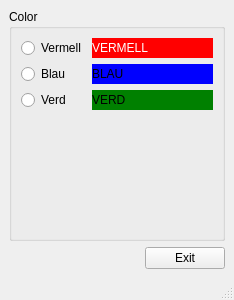
<?xml version="1.0" encoding="UTF-8"?>
<ui version="4.0">
 <class>EscullColor</class>
 <widget class="QMainWindow" name="EscullColor">
  <property name="geometry">
   <rect>
    <x>0</x>
    <y>0</y>
    <width>234</width>
    <height>300</height>
   </rect>
  </property>
  <property name="windowTitle">
   <string>MainWindow</string>
  </property>
  <widget class="QWidget" name="centralwidget">
   <layout class="QVBoxLayout" name="verticalLayout">
    <item>
     <widget class="QGroupBox" name="groupBox">
      <property name="title">
       <string>Color</string>
      </property>
      <layout class="QFormLayout" name="formLayout_2">
       <item row="0" column="0">
        <widget class="QRadioButton" name="radioButton">
         <property name="text">
          <string>Vermell</string>
         </property>
        </widget>
       </item>
       <item row="0" column="1">
        <widget class="QLabel" name="label">
         <property name="palette">
          <palette>
           <active>
            <colorrole role="WindowText">
             <brush brushstyle="SolidPattern">
              <color alpha="255">
               <red>255</red>
               <green>255</green>
               <blue>255</blue>
              </color>
             </brush>
            </colorrole>
            <colorrole role="Button">
             <brush brushstyle="SolidPattern">
              <color alpha="255">
               <red>255</red>
               <green>0</green>
               <blue>0</blue>
              </color>
             </brush>
            </colorrole>
            <colorrole role="Light">
             <brush brushstyle="SolidPattern">
              <color alpha="255">
               <red>75</red>
               <green>75</green>
               <blue>75</blue>
              </color>
             </brush>
            </colorrole>
            <colorrole role="Midlight">
             <brush brushstyle="SolidPattern">
              <color alpha="255">
               <red>62</red>
               <green>62</green>
               <blue>62</blue>
              </color>
             </brush>
            </colorrole>
            <colorrole role="Dark">
             <brush brushstyle="SolidPattern">
              <color alpha="255">
               <red>25</red>
               <green>25</green>
               <blue>25</blue>
              </color>
             </brush>
            </colorrole>
            <colorrole role="Mid">
             <brush brushstyle="SolidPattern">
              <color alpha="255">
               <red>33</red>
               <green>33</green>
               <blue>33</blue>
              </color>
             </brush>
            </colorrole>
            <colorrole role="Text">
             <brush brushstyle="SolidPattern">
              <color alpha="255">
               <red>255</red>
               <green>255</green>
               <blue>255</blue>
              </color>
             </brush>
            </colorrole>
            <colorrole role="BrightText">
             <brush brushstyle="SolidPattern">
              <color alpha="255">
               <red>255</red>
               <green>255</green>
               <blue>255</blue>
              </color>
             </brush>
            </colorrole>
            <colorrole role="ButtonText">
             <brush brushstyle="SolidPattern">
              <color alpha="255">
               <red>255</red>
               <green>255</green>
               <blue>255</blue>
              </color>
             </brush>
            </colorrole>
            <colorrole role="Base">
             <brush brushstyle="SolidPattern">
              <color alpha="255">
               <red>255</red>
               <green>0</green>
               <blue>0</blue>
              </color>
             </brush>
            </colorrole>
            <colorrole role="Window">
             <brush brushstyle="SolidPattern">
              <color alpha="255">
               <red>255</red>
               <green>0</green>
               <blue>0</blue>
              </color>
             </brush>
            </colorrole>
            <colorrole role="Shadow">
             <brush brushstyle="SolidPattern">
              <color alpha="255">
               <red>0</red>
               <green>0</green>
               <blue>0</blue>
              </color>
             </brush>
            </colorrole>
            <colorrole role="AlternateBase">
             <brush brushstyle="SolidPattern">
              <color alpha="255">
               <red>25</red>
               <green>25</green>
               <blue>25</blue>
              </color>
             </brush>
            </colorrole>
            <colorrole role="ToolTipBase">
             <brush brushstyle="SolidPattern">
              <color alpha="255">
               <red>255</red>
               <green>255</green>
               <blue>220</blue>
              </color>
             </brush>
            </colorrole>
            <colorrole role="ToolTipText">
             <brush brushstyle="SolidPattern">
              <color alpha="255">
               <red>0</red>
               <green>0</green>
               <blue>0</blue>
              </color>
             </brush>
            </colorrole>
            <colorrole role="PlaceholderText">
             <brush brushstyle="SolidPattern">
              <color alpha="127">
               <red>255</red>
               <green>255</green>
               <blue>255</blue>
              </color>
             </brush>
            </colorrole>
            <colorrole role="Accent">
             <brush brushstyle="SolidPattern">
              <color alpha="255">
               <red>0</red>
               <green>0</green>
               <blue>0</blue>
              </color>
             </brush>
            </colorrole>
           </active>
           <inactive>
            <colorrole role="WindowText">
             <brush brushstyle="SolidPattern">
              <color alpha="255">
               <red>255</red>
               <green>255</green>
               <blue>255</blue>
              </color>
             </brush>
            </colorrole>
            <colorrole role="Button">
             <brush brushstyle="SolidPattern">
              <color alpha="255">
               <red>255</red>
               <green>0</green>
               <blue>0</blue>
              </color>
             </brush>
            </colorrole>
            <colorrole role="Light">
             <brush brushstyle="SolidPattern">
              <color alpha="255">
               <red>75</red>
               <green>75</green>
               <blue>75</blue>
              </color>
             </brush>
            </colorrole>
            <colorrole role="Midlight">
             <brush brushstyle="SolidPattern">
              <color alpha="255">
               <red>62</red>
               <green>62</green>
               <blue>62</blue>
              </color>
             </brush>
            </colorrole>
            <colorrole role="Dark">
             <brush brushstyle="SolidPattern">
              <color alpha="255">
               <red>25</red>
               <green>25</green>
               <blue>25</blue>
              </color>
             </brush>
            </colorrole>
            <colorrole role="Mid">
             <brush brushstyle="SolidPattern">
              <color alpha="255">
               <red>33</red>
               <green>33</green>
               <blue>33</blue>
              </color>
             </brush>
            </colorrole>
            <colorrole role="Text">
             <brush brushstyle="SolidPattern">
              <color alpha="255">
               <red>255</red>
               <green>255</green>
               <blue>255</blue>
              </color>
             </brush>
            </colorrole>
            <colorrole role="BrightText">
             <brush brushstyle="SolidPattern">
              <color alpha="255">
               <red>255</red>
               <green>255</green>
               <blue>255</blue>
              </color>
             </brush>
            </colorrole>
            <colorrole role="ButtonText">
             <brush brushstyle="SolidPattern">
              <color alpha="255">
               <red>255</red>
               <green>255</green>
               <blue>255</blue>
              </color>
             </brush>
            </colorrole>
            <colorrole role="Base">
             <brush brushstyle="SolidPattern">
              <color alpha="255">
               <red>255</red>
               <green>0</green>
               <blue>0</blue>
              </color>
             </brush>
            </colorrole>
            <colorrole role="Window">
             <brush brushstyle="SolidPattern">
              <color alpha="255">
               <red>255</red>
               <green>0</green>
               <blue>0</blue>
              </color>
             </brush>
            </colorrole>
            <colorrole role="Shadow">
             <brush brushstyle="SolidPattern">
              <color alpha="255">
               <red>0</red>
               <green>0</green>
               <blue>0</blue>
              </color>
             </brush>
            </colorrole>
            <colorrole role="AlternateBase">
             <brush brushstyle="SolidPattern">
              <color alpha="255">
               <red>25</red>
               <green>25</green>
               <blue>25</blue>
              </color>
             </brush>
            </colorrole>
            <colorrole role="ToolTipBase">
             <brush brushstyle="SolidPattern">
              <color alpha="255">
               <red>255</red>
               <green>255</green>
               <blue>220</blue>
              </color>
             </brush>
            </colorrole>
            <colorrole role="ToolTipText">
             <brush brushstyle="SolidPattern">
              <color alpha="255">
               <red>0</red>
               <green>0</green>
               <blue>0</blue>
              </color>
             </brush>
            </colorrole>
            <colorrole role="PlaceholderText">
             <brush brushstyle="SolidPattern">
              <color alpha="127">
               <red>255</red>
               <green>255</green>
               <blue>255</blue>
              </color>
             </brush>
            </colorrole>
            <colorrole role="Accent">
             <brush brushstyle="SolidPattern">
              <color alpha="255">
               <red>0</red>
               <green>0</green>
               <blue>0</blue>
              </color>
             </brush>
            </colorrole>
           </inactive>
           <disabled>
            <colorrole role="WindowText">
             <brush brushstyle="SolidPattern">
              <color alpha="255">
               <red>25</red>
               <green>25</green>
               <blue>25</blue>
              </color>
             </brush>
            </colorrole>
            <colorrole role="Button">
             <brush brushstyle="SolidPattern">
              <color alpha="255">
               <red>255</red>
               <green>0</green>
               <blue>0</blue>
              </color>
             </brush>
            </colorrole>
            <colorrole role="Light">
             <brush brushstyle="SolidPattern">
              <color alpha="255">
               <red>75</red>
               <green>75</green>
               <blue>75</blue>
              </color>
             </brush>
            </colorrole>
            <colorrole role="Midlight">
             <brush brushstyle="SolidPattern">
              <color alpha="255">
               <red>62</red>
               <green>62</green>
               <blue>62</blue>
              </color>
             </brush>
            </colorrole>
            <colorrole role="Dark">
             <brush brushstyle="SolidPattern">
              <color alpha="255">
               <red>25</red>
               <green>25</green>
               <blue>25</blue>
              </color>
             </brush>
            </colorrole>
            <colorrole role="Mid">
             <brush brushstyle="SolidPattern">
              <color alpha="255">
               <red>33</red>
               <green>33</green>
               <blue>33</blue>
              </color>
             </brush>
            </colorrole>
            <colorrole role="Text">
             <brush brushstyle="SolidPattern">
              <color alpha="255">
               <red>25</red>
               <green>25</green>
               <blue>25</blue>
              </color>
             </brush>
            </colorrole>
            <colorrole role="BrightText">
             <brush brushstyle="SolidPattern">
              <color alpha="255">
               <red>255</red>
               <green>255</green>
               <blue>255</blue>
              </color>
             </brush>
            </colorrole>
            <colorrole role="ButtonText">
             <brush brushstyle="SolidPattern">
              <color alpha="255">
               <red>25</red>
               <green>25</green>
               <blue>25</blue>
              </color>
             </brush>
            </colorrole>
            <colorrole role="Base">
             <brush brushstyle="SolidPattern">
              <color alpha="255">
               <red>255</red>
               <green>0</green>
               <blue>0</blue>
              </color>
             </brush>
            </colorrole>
            <colorrole role="Window">
             <brush brushstyle="SolidPattern">
              <color alpha="255">
               <red>255</red>
               <green>0</green>
               <blue>0</blue>
              </color>
             </brush>
            </colorrole>
            <colorrole role="Shadow">
             <brush brushstyle="SolidPattern">
              <color alpha="255">
               <red>0</red>
               <green>0</green>
               <blue>0</blue>
              </color>
             </brush>
            </colorrole>
            <colorrole role="AlternateBase">
             <brush brushstyle="SolidPattern">
              <color alpha="255">
               <red>50</red>
               <green>50</green>
               <blue>50</blue>
              </color>
             </brush>
            </colorrole>
            <colorrole role="ToolTipBase">
             <brush brushstyle="SolidPattern">
              <color alpha="255">
               <red>255</red>
               <green>255</green>
               <blue>220</blue>
              </color>
             </brush>
            </colorrole>
            <colorrole role="ToolTipText">
             <brush brushstyle="SolidPattern">
              <color alpha="255">
               <red>0</red>
               <green>0</green>
               <blue>0</blue>
              </color>
             </brush>
            </colorrole>
            <colorrole role="PlaceholderText">
             <brush brushstyle="SolidPattern">
              <color alpha="127">
               <red>25</red>
               <green>25</green>
               <blue>25</blue>
              </color>
             </brush>
            </colorrole>
            <colorrole role="Accent">
             <brush brushstyle="SolidPattern">
              <color alpha="255">
               <red>35</red>
               <green>35</green>
               <blue>35</blue>
              </color>
             </brush>
            </colorrole>
           </disabled>
          </palette>
         </property>
         <property name="mouseTracking">
          <bool>false</bool>
         </property>
         <property name="styleSheet">
          <string notr="true">background-color: red</string>
         </property>
         <property name="text">
          <string>VERMELL</string>
         </property>
        </widget>
       </item>
       <item row="1" column="0">
        <widget class="QRadioButton" name="radioButton_3">
         <property name="text">
          <string>Blau</string>
         </property>
        </widget>
       </item>
       <item row="1" column="1">
        <widget class="QLabel" name="label_3">
         <property name="styleSheet">
          <string notr="true">background-color: blue</string>
         </property>
         <property name="text">
          <string>BLAU</string>
         </property>
        </widget>
       </item>
       <item row="2" column="0">
        <widget class="QRadioButton" name="radioButton_2">
         <property name="text">
          <string>Verd</string>
         </property>
        </widget>
       </item>
       <item row="2" column="1">
        <widget class="QLabel" name="label_2">
         <property name="styleSheet">
          <string notr="true">background-color: green</string>
         </property>
         <property name="text">
          <string>VERD</string>
         </property>
        </widget>
       </item>
      </layout>
     </widget>
    </item>
    <item>
     <layout class="QHBoxLayout" name="horizontalLayout_2">
      <item>
       <spacer name="horizontalSpacer">
        <property name="orientation">
         <enum>Qt::Orientation::Horizontal</enum>
        </property>
        <property name="sizeHint" stdset="0">
         <size>
          <width>40</width>
          <height>20</height>
         </size>
        </property>
       </spacer>
      </item>
      <item>
       <widget class="QPushButton" name="pushButton">
        <property name="text">
         <string>Exit</string>
        </property>
       </widget>
      </item>
     </layout>
    </item>
   </layout>
  </widget>
  <widget class="QMenuBar" name="menubar">
   <property name="geometry">
    <rect>
     <x>0</x>
     <y>0</y>
     <width>234</width>
     <height>21</height>
    </rect>
   </property>
  </widget>
  <widget class="QStatusBar" name="statusbar"/>
 </widget>
 <resources/>
 <connections>
  <connection>
   <sender>pushButton</sender>
   <signal>clicked()</signal>
   <receiver>EscullColor</receiver>
   <slot>close()</slot>
   <hints>
    <hint type="sourcelabel">
     <x>148</x>
     <y>196</y>
    </hint>
    <hint type="destinationlabel">
     <x>128</x>
     <y>219</y>
    </hint>
   </hints>
  </connection>
 </connections>
</ui>
